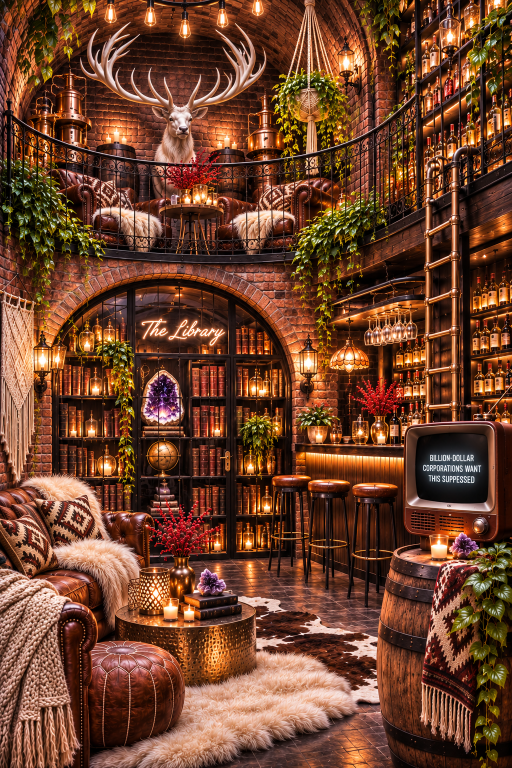
#> input picture tools/speak-faces/originals/cellar-render.png, 1024 x 1536 px (shown at 1/2 size)
$ python -i cellar_tbh.py   (imports and definitions only)
#> lines starting #> are read from the running program, lines starting #| are printed output that depends on the picture; after the words box and inside, x2 and y2 are one past the last pixel; in counts of white or black regions, pixels touching at a corner belong together
"""THE CELLAR (Nov 22): the books on the brass coffee table become a stack of TO BE HUMAN, Season 2 (Garrett Rees).
-------------------------------------------------------------------------------------------
Kathi's photo of the printed copies (black covers, white page edges, glossy) is the reference; the cover on top is
the real cover (originals/tbh-s2-cover.png, her file TBH_Garrett_Rees.png). The amethyst that sat on the books stays
exactly where it was, now resting on the magazines; the votive candle in front stays in front.

HOW (on the 3200 x 4800 cellar, after the coherence filter):
  1. THE BOOKS OUT: the two leather books (and the ribbon on them) are cut out and the brass tabletop, its rim and the
     floor behind are filled in from around them (PatchMatch, the same fill as THE REST's sheepskin). The amethyst
     and the votive are kept out of the fill.
  2. THE STACK, BUILT: eleven copies, each a thin box the size of the magazine (8.5 x 11 in, 3.1 mm thick), laid flat
     where the books were, each nudged a few millimetres and turned a degree or so, like a real stack. Seen the way
     the room's camera sees the table (looking down about 15 degrees: the table's top is an ellipse four times wider
     than deep). Each copy: black cover, cream page edges with fine lines, a dark seam between copies. The top copy
     carries the cover, squeezed into the table's perspective; the copies under it show only where they peek out.
  3. THE LIGHT: the votive in front and the lanterns to the left light the stack from the front left (brighter near
     the candle, falling off to the right); the glossy cover reflects the room behind it, faintly, as gloss does at
     a low angle; a soft contact shadow on the brass, thrown to the right and back.
  4. FINISH: the amethyst and the votive laid back over the stack, the room's grain added, so it sits in the picture.
Run:  python3 tools/speak-faces/cellar_tbh.py <cellar-in.png> <cellar-out.png>
"""
import os, sys, cv2, numpy as np
HERE = os.path.dirname(os.path.abspath(__file__))
COVER = os.path.join(HERE, 'originals', 'tbh-s2-cover.png')

# all positions on the 3200 x 4800 cellar
CROP = (1000, 3540, 1660, 3960)                  # x0, y0, x1, y1: the working area around the table's books
BOOKS = [(1143, 3710), (1235, 3698), (1430, 3699), (1452, 3684), (1492, 3708), (1494, 3758), (1516, 3768),
         (1517, 3870), (1490, 3881), (1300, 3879), (1222, 3876), (1117, 3861), (1115, 3758), (1140, 3750)]
AMETHYST_BOX = (1220, 3542, 1424, 3717)        # (its foot ends at 3716: below that is the book it sat on)
VOTIVE = (1146, 3768, 1217, 3888)                # the small glass candle in front of the books (it stays in front)
PILLAR = (1012, 3734, 1121, 3886)                # the bigger glass candle to its left (it stays in front too)
FLAME = (1182, 3792)                             # its flame: the stack's key light

THETA = np.radians(15.0)                         # the camera looks down at the table by about 15 degrees
S = 21.0                                         # pixels per centimetre at the stack's front edge
DIST = 250.0                                     # the camera's distance (cm): a real lens, so the far edge is a little narrower
W, D, T = 21.6, 27.9, 0.31                       # the magazine: width, depth (portrait, cover's foot toward us), thickness (cm)
N = 9                                            # copies in the stack (its top meets the amethyst's foot, where the books' did)
TURN = 6.0                                       # the whole stack turned a little (degrees), so it plainly lies flat
FRONT = (1330.0, 3884.0)                         # the stack's front-bottom middle, on screen
# (FRONT, S, N and TURN were solved together, fit_stack in the notes below: of every placement tried, this one covers
#  all but 89 pixels of where the books were, with the amethyst's foot resting on the cover's far edge)


# [4 lines left out: function rim, not called in this run]


def ell(n):
    return cv2.getStructuringElement(cv2.MORPH_ELLIPSE, (n, n))


def masks(img):
    """The books (to fill), the amethyst and the votive (to keep in front), in the CROP's coordinates."""
    x0, y0, x1, y1 = CROP
    h, w = y1 - y0, x1 - x0
    books = np.zeros((h, w), np.uint8)
    cv2.fillPoly(books, [(np.array(BOOKS) - [x0, y0]).astype(np.int32)], 1)
    # the amethyst: purple, lavender and white crystal, against dark leather, dark floor and orange glints
    ax0, ay0, ax1, ay1 = AMETHYST_BOX
    lab = cv2.cvtColor(img[ay0:ay1, ax0:ax1], cv2.COLOR_BGR2LAB).astype(np.float32)
    L, a, b = lab[..., 0] * 100 / 255, lab[..., 1] - 128, lab[..., 2] - 128
    purple = (a > 6) & (b < 2) & (L > 18)
    pale = (L > 62) & (np.hypot(a, b) < 16) & (b < 6) & (a > -2)
    seed = (purple | pale).astype(np.uint8)
    seed = cv2.morphologyEx(seed, cv2.MORPH_CLOSE, ell(9))
    n, cc, st, _ = cv2.connectedComponentsWithStats(seed)
    am = (cc == 1 + np.argmax(st[1:, 4])).astype(np.uint8)
    ff = am.copy(); cv2.floodFill(ff, np.zeros((ff.shape[0] + 2, ff.shape[1] + 2), np.uint8), (0, 0), 1)
    am = am | (1 - ff)                                                                   # fill its dark inner facets
    # refine the edge with GrabCut (sure crystal inside, sure background far outside)
    gc = np.where(cv2.erode(am, ell(9)) > 0, cv2.GC_FGD, np.where(cv2.dilate(am, ell(15)) > 0, cv2.GC_PR_FGD, cv2.GC_BGD)).astype(np.uint8)
    bgd, fgd = np.zeros((1, 65), np.float64), np.zeros((1, 65), np.float64)
    cv2.grabCut(np.ascontiguousarray(img[ay0:ay1, ax0:ax1]), gc, None, bgd, fgd, 4, cv2.GC_INIT_WITH_MASK)
    am = np.isin(gc, (cv2.GC_FGD, cv2.GC_PR_FGD)).astype(np.uint8)
    n, cc, st, _ = cv2.connectedComponentsWithStats(am)
    am = (cc == 1 + np.argmax(st[1:, 4])).astype(np.uint8)
    warmgrey = (b > 8) & (a < 14)                                                        # leather, not crystal
    am[warmgrey & (np.arange(am.shape[0])[:, None] > am.shape[0] - 22)] = 0
    amethyst = np.zeros((h, w), np.uint8); amethyst[ay0 - y0:ay1 - y0, ax0 - x0:ax1 - x0] = am
    votive = np.zeros((h, w), np.uint8)
    vx0, vy0, vx1, vy1 = VOTIVE
    cv2.rectangle(votive, (vx0 - x0 + 6, vy0 - y0), (vx1 - x0 - 6, vy1 - y0), 1, -1)
    cv2.rectangle(votive, (vx0 - x0, vy0 - y0 + 10), (vx1 - x0, vy1 - y0 - 8), 1, -1)
    for cx in (vx0 - x0 + 7, vx1 - x0 - 7):
        cv2.circle(votive, (cx, vy1 - y0 - 8), 7, 1, -1)
    px0, py0, px1, py1 = PILLAR
    cv2.ellipse(votive, ((px0 + px1) // 2 - x0, py0 - y0 + 14), ((px1 - px0) // 2, 14), 0, 0, 360, 1, -1)
    cv2.rectangle(votive, (px0 - x0, py0 - y0 + 14), (px1 - x0, py1 - y0 - 10), 1, -1)
    cv2.ellipse(votive, ((px0 + px1) // 2 - x0, py1 - y0 - 10), ((px1 - px0) // 2, 10), 0, 0, 360, 1, -1)
    return books, amethyst, votive


# [189 lines left out: functions clear_books, project, copies, corners, render_stack, contact_shadow and 1 more, not called in this run]


# [4 lines not run here, left out]

>>> import cv2
>>> picture = cv2.imread('originals/cellar-render.png', cv2.IMREAD_GRAYSCALE)
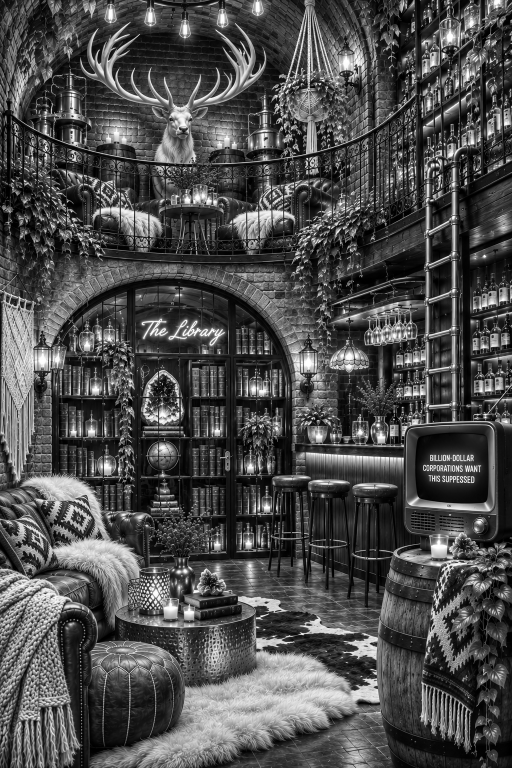
#> picture: shape (1536, 1024) (shown at 1/2 size); min 0, max 255, mean 76.5
>>> result = masks(picture)
#> in masks, `cv2.fillPoly(books, [(np.array(BOOKS) - [x0, y0]).astype(np.int32)], 1)`:
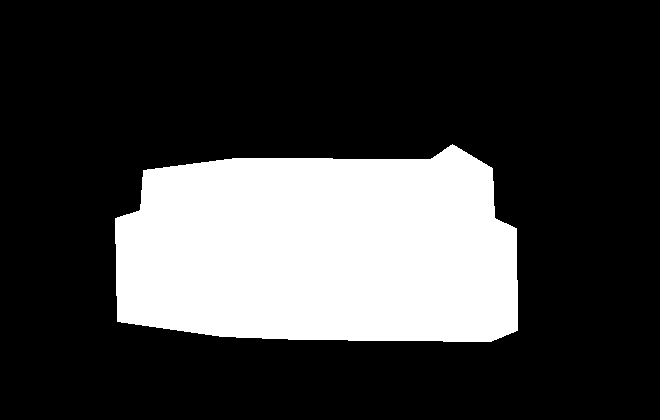
#> books: shape (420, 660); values 0 (black) and 1 (white), 24.7% white; 1 white region, box (x1, y1, x2, y2) and area: (115, 144, 518, 342) 68500
#> (the run stopped early here; a loop or call above may not have finished)

$ run again, on tools/speak-faces/originals/rest-newsprint-render.png
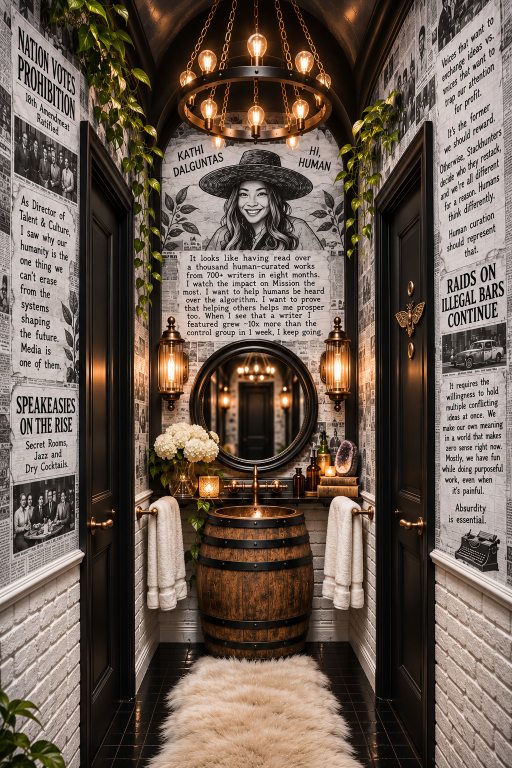
#> input picture tools/speak-faces/originals/rest-newsprint-render.png, 1024 x 1536 px (shown at 1/2 size)
#> `picture = cv2.imread('originals/cellar-render.png', cv2.IMREAD_GRAYSCA..`:
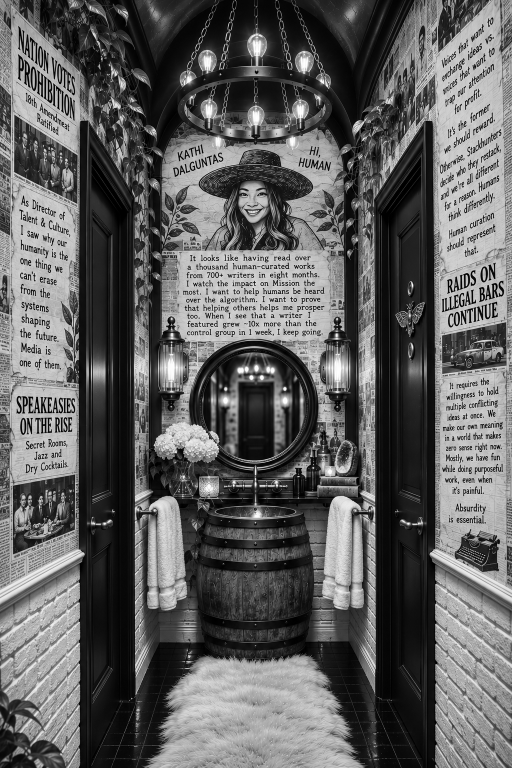
#> picture: shape (1536, 1024) (shown at 1/2 size); min 0, max 255, mean 95.5
#> books: shape (420, 660); values 0 (black) and 1 (white), 24.7% white; 1 white region, box (x1, y1, x2, y2) and area: (115, 144, 518, 342) 68500

$ run again, on tools/speak-faces/originals/rest-render.png
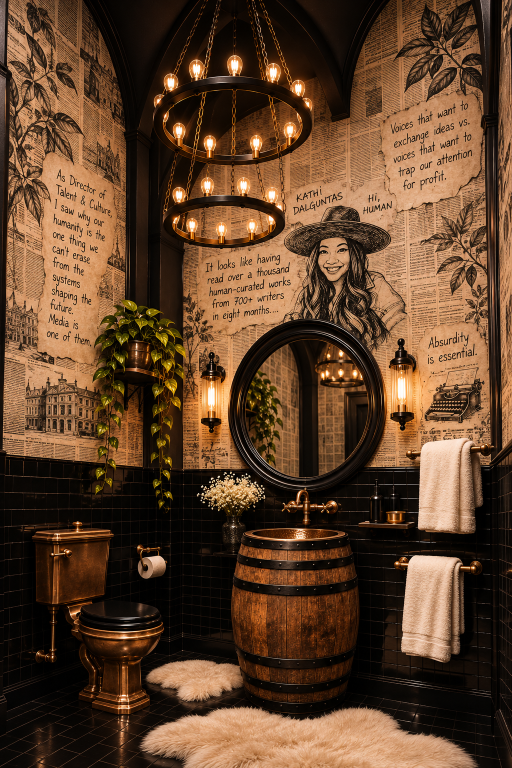
#> input picture tools/speak-faces/originals/rest-render.png, 1024 x 1536 px (shown at 1/2 size)
#> `picture = cv2.imread('originals/cellar-render.png', cv2.IMREAD_GRAYSCA..`:
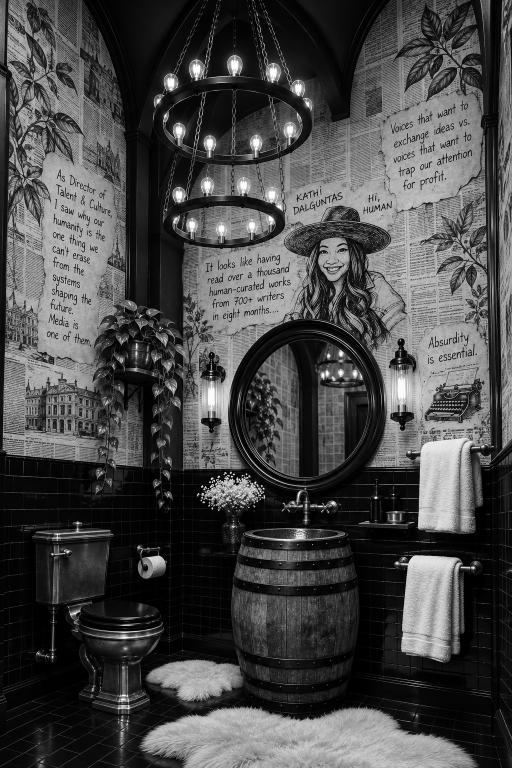
#> picture: shape (1536, 1024) (shown at 1/2 size); min 0, max 255, mean 71.6
#> books: shape (420, 660); values 0 (black) and 1 (white), 24.7% white; 1 white region, box (x1, y1, x2, y2) and area: (115, 144, 518, 342) 68500
